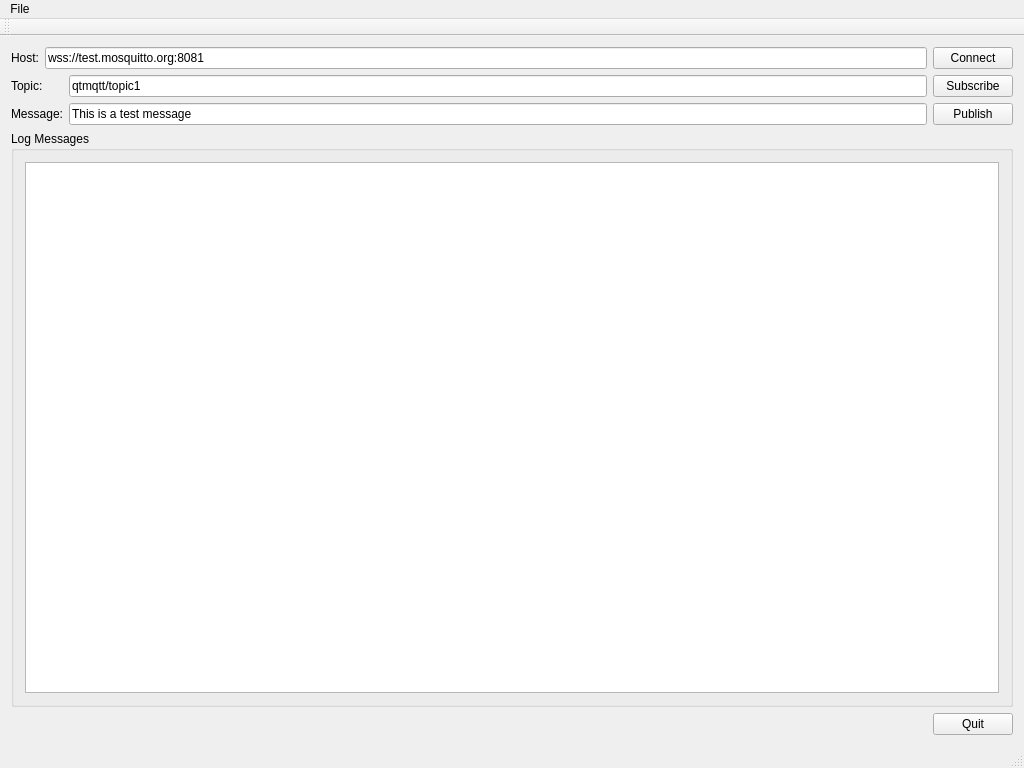
<?xml version="1.0" encoding="UTF-8"?>
<ui version="4.0">
 <class>MainWindow</class>
 <widget class="QMainWindow" name="MainWindow">
  <property name="geometry">
   <rect>
    <x>0</x>
    <y>0</y>
    <width>1024</width>
    <height>768</height>
   </rect>
  </property>
  <property name="windowTitle">
   <string>MainWindow</string>
  </property>
  <widget class="QWidget" name="centralWidget">
   <layout class="QVBoxLayout" name="verticalLayout">
    <item>
     <layout class="QHBoxLayout" name="horizontalLayout">
      <item>
       <layout class="QFormLayout" name="formLayout">
        <item row="0" column="0">
         <widget class="QLabel" name="label">
          <property name="text">
           <string>Host:</string>
          </property>
         </widget>
        </item>
        <item row="0" column="1">
         <widget class="QLineEdit" name="lineEditHost">
          <property name="text">
           <string>wss://test.mosquitto.org:8081</string>
          </property>
         </widget>
        </item>
       </layout>
      </item>
      <item>
       <widget class="QPushButton" name="buttonConnect">
        <property name="text">
         <string>Connect</string>
        </property>
       </widget>
      </item>
     </layout>
    </item>
    <item>
     <layout class="QGridLayout" name="gridLayout">
      <item row="1" column="1">
       <widget class="QLineEdit" name="lineEditMessage">
        <property name="text">
         <string>This is a test message</string>
        </property>
       </widget>
      </item>
      <item row="1" column="0">
       <widget class="QLabel" name="label_4">
        <property name="text">
         <string>Message:</string>
        </property>
       </widget>
      </item>
      <item row="0" column="2">
       <widget class="QPushButton" name="buttonSubscribe">
        <property name="text">
         <string>Subscribe</string>
        </property>
       </widget>
      </item>
      <item row="1" column="2">
       <widget class="QPushButton" name="buttonPublish">
        <property name="text">
         <string>Publish</string>
        </property>
       </widget>
      </item>
      <item row="0" column="1">
       <widget class="QLineEdit" name="lineEditTopic">
        <property name="text">
         <string>qtmqtt/topic1</string>
        </property>
       </widget>
      </item>
      <item row="0" column="0">
       <widget class="QLabel" name="label_3">
        <property name="text">
         <string>Topic:</string>
        </property>
       </widget>
      </item>
     </layout>
    </item>
    <item>
     <widget class="QGroupBox" name="groupBox">
      <property name="title">
       <string>Log Messages</string>
      </property>
      <layout class="QHBoxLayout" name="horizontalLayout_2">
       <item>
        <widget class="QPlainTextEdit" name="editLog"/>
       </item>
      </layout>
     </widget>
    </item>
    <item>
     <layout class="QHBoxLayout" name="horizontalLayout_3">
      <item>
       <spacer name="horizontalSpacer">
        <property name="orientation">
         <enum>Qt::Horizontal</enum>
        </property>
        <property name="sizeHint" stdset="0">
         <size>
          <width>40</width>
          <height>20</height>
         </size>
        </property>
       </spacer>
      </item>
      <item>
       <widget class="QPushButton" name="buttonQuit">
        <property name="text">
         <string>Quit</string>
        </property>
       </widget>
      </item>
     </layout>
    </item>
   </layout>
  </widget>
  <widget class="QMenuBar" name="menuBar">
   <property name="geometry">
    <rect>
     <x>0</x>
     <y>0</y>
     <width>1024</width>
     <height>22</height>
    </rect>
   </property>
   <widget class="QMenu" name="menuFile">
    <property name="title">
     <string>File</string>
    </property>
    <addaction name="actionQuit"/>
   </widget>
   <addaction name="menuFile"/>
  </widget>
  <widget class="QToolBar" name="mainToolBar">
   <attribute name="toolBarArea">
    <enum>TopToolBarArea</enum>
   </attribute>
   <attribute name="toolBarBreak">
    <bool>false</bool>
   </attribute>
  </widget>
  <widget class="QStatusBar" name="statusBar"/>
  <action name="actionQuit">
   <property name="text">
    <string>Quit</string>
   </property>
  </action>
 </widget>
 <layoutdefault spacing="6" margin="11"/>
 <resources/>
 <connections/>
</ui>
